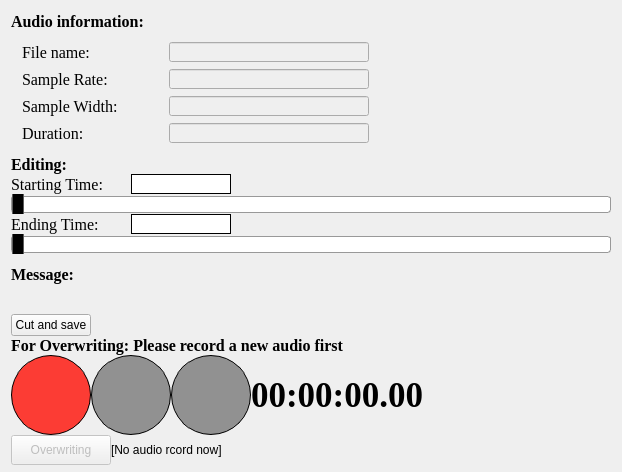
         <widget class="QWidget" name="Editing">
          <property name="maximumSize">
           <size>
            <width>794</width>
            <height>565</height>
           </size>
          </property>
          <attribute name="title">
           <string>Editing</string>
          </attribute>
          <layout class="QVBoxLayout" name="verticalLayout_6">
           <property name="spacing">
            <number>0</number>
           </property>
           <property name="leftMargin">
            <number>11</number>
           </property>
           <property name="topMargin">
            <number>11</number>
           </property>
           <property name="rightMargin">
            <number>11</number>
           </property>
           <property name="bottomMargin">
            <number>7</number>
           </property>
           <item>
            <widget class="QLabel" name="audioInfoTitle">
             <property name="minimumSize">
              <size>
               <width>100</width>
               <height>20</height>
              </size>
             </property>
             <property name="maximumSize">
              <size>
               <width>16777215</width>
               <height>20</height>
              </size>
             </property>
             <property name="font">
              <font>
               <family>Times New Roman</family>
               <pointsize>12</pointsize>
               <weight>75</weight>
               <bold>true</bold>
              </font>
             </property>
             <property name="text">
              <string>Audio information:</string>
             </property>
            </widget>
           </item>
           <item>
            <layout class="QGridLayout" name="gridLayout">
             <property name="leftMargin">
              <number>11</number>
             </property>
             <property name="topMargin">
              <number>11</number>
             </property>
             <property name="rightMargin">
              <number>11</number>
             </property>
             <property name="bottomMargin">
              <number>11</number>
             </property>
             <property name="spacing">
              <number>7</number>
             </property>
             <item row="1" column="0">
              <widget class="QLabel" name="label_8">
               <property name="minimumSize">
                <size>
                 <width>140</width>
                 <height>20</height>
                </size>
               </property>
               <property name="maximumSize">
                <size>
                 <width>140</width>
                 <height>20</height>
                </size>
               </property>
               <property name="font">
                <font>
                 <family>Times New Roman</family>
                 <pointsize>12</pointsize>
                </font>
               </property>
               <property name="text">
                <string>Sample Rate:</string>
               </property>
               <property name="alignment">
                <set>Qt::AlignLeading|Qt::AlignLeft|Qt::AlignVCenter</set>
               </property>
              </widget>
             </item>
             <item row="0" column="0">
              <widget class="QLabel" name="label_9">
               <property name="minimumSize">
                <size>
                 <width>140</width>
                 <height>20</height>
                </size>
               </property>
               <property name="maximumSize">
                <size>
                 <width>140</width>
                 <height>20</height>
                </size>
               </property>
               <property name="font">
                <font>
                 <family>Times New Roman</family>
                 <pointsize>12</pointsize>
                </font>
               </property>
               <property name="text">
                <string>File name:</string>
               </property>
              </widget>
             </item>
             <item row="0" column="2">
              <spacer name="horizontalSpacer_4">
               <property name="orientation">
                <enum>Qt::Horizontal</enum>
               </property>
               <property name="sizeHint" stdset="0">
                <size>
                 <width>40</width>
                 <height>20</height>
                </size>
               </property>
              </spacer>
             </item>
             <item row="2" column="0">
              <widget class="QLabel" name="label_10">
               <property name="minimumSize">
                <size>
                 <width>140</width>
                 <height>20</height>
                </size>
               </property>
               <property name="maximumSize">
                <size>
                 <width>140</width>
                 <height>20</height>
                </size>
               </property>
               <property name="font">
                <font>
                 <family>Times New Roman</family>
                 <pointsize>12</pointsize>
                </font>
               </property>
               <property name="text">
                <string>Sample Width:</string>
               </property>
               <property name="alignment">
                <set>Qt::AlignLeading|Qt::AlignLeft|Qt::AlignVCenter</set>
               </property>
              </widget>
             </item>
             <item row="3" column="0">
              <widget class="QLabel" name="label_11">
               <property name="minimumSize">
                <size>
                 <width>140</width>
                 <height>20</height>
                </size>
               </property>
               <property name="maximumSize">
                <size>
                 <width>140</width>
                 <height>20</height>
                </size>
               </property>
               <property name="font">
                <font>
                 <family>Times New Roman</family>
                 <pointsize>12</pointsize>
                </font>
               </property>
               <property name="text">
                <string>Duration:</string>
               </property>
               <property name="alignment">
                <set>Qt::AlignLeading|Qt::AlignLeft|Qt::AlignVCenter</set>
               </property>
              </widget>
             </item>
             <item row="0" column="1">
              <widget class="QLineEdit" name="editFileName">
               <property name="enabled">
                <bool>false</bool>
               </property>
               <property name="minimumSize">
                <size>
                 <width>200</width>
                 <height>20</height>
                </size>
               </property>
               <property name="maximumSize">
                <size>
                 <width>200</width>
                 <height>20</height>
                </size>
               </property>
              </widget>
             </item>
             <item row="1" column="1">
              <widget class="QLineEdit" name="editSampleRate">
               <property name="enabled">
                <bool>false</bool>
               </property>
               <property name="minimumSize">
                <size>
                 <width>200</width>
                 <height>20</height>
                </size>
               </property>
               <property name="maximumSize">
                <size>
                 <width>200</width>
                 <height>20</height>
                </size>
               </property>
              </widget>
             </item>
             <item row="2" column="1">
              <widget class="QLineEdit" name="editSampleWidth">
               <property name="enabled">
                <bool>false</bool>
               </property>
               <property name="minimumSize">
                <size>
                 <width>200</width>
                 <height>20</height>
                </size>
               </property>
               <property name="maximumSize">
                <size>
                 <width>200</width>
                 <height>20</height>
                </size>
               </property>
              </widget>
             </item>
             <item row="3" column="1">
              <widget class="QLineEdit" name="editDuration">
               <property name="enabled">
                <bool>false</bool>
               </property>
               <property name="minimumSize">
                <size>
                 <width>200</width>
                 <height>20</height>
                </size>
               </property>
               <property name="maximumSize">
                <size>
                 <width>200</width>
                 <height>20</height>
                </size>
               </property>
              </widget>
             </item>
            </layout>
           </item>
           <item>
            <widget class="QLabel" name="editingTitle">
             <property name="minimumSize">
              <size>
               <width>100</width>
               <height>20</height>
              </size>
             </property>
             <property name="maximumSize">
              <size>
               <width>16777215</width>
               <height>20</height>
              </size>
             </property>
             <property name="font">
              <font>
               <family>Times New Roman</family>
               <pointsize>12</pointsize>
               <weight>75</weight>
               <bold>true</bold>
              </font>
             </property>
             <property name="text">
              <string>Editing:</string>
             </property>
            </widget>
           </item>
           <item>
            <layout class="QHBoxLayout" name="horizontalLayout_6">
             <property name="spacing">
              <number>0</number>
             </property>
             <item>
              <widget class="QLabel" name="label_13">
               <property name="minimumSize">
                <size>
                 <width>120</width>
                 <height>20</height>
                </size>
               </property>
               <property name="maximumSize">
                <size>
                 <width>300</width>
                 <height>20</height>
                </size>
               </property>
               <property name="font">
                <font>
                 <family>Times New Roman</family>
                 <pointsize>12</pointsize>
                </font>
               </property>
               <property name="text">
                <string>Starting Time:</string>
               </property>
              </widget>
             </item>
             <item>
              <widget class="QLineEdit" name="editStartingTime">
               <property name="enabled">
                <bool>true</bool>
               </property>
               <property name="minimumSize">
                <size>
                 <width>100</width>
                 <height>20</height>
                </size>
               </property>
               <property name="maximumSize">
                <size>
                 <width>100</width>
                 <height>20</height>
                </size>
               </property>
               <property name="styleSheet">
                <string notr="true">border-radius: 40px;
border: 1px solid black;</string>
               </property>
              </widget>
             </item>
             <item>
              <spacer name="horizontalSpacer_5">
               <property name="orientation">
                <enum>Qt::Horizontal</enum>
               </property>
               <property name="sizeHint" stdset="0">
                <size>
                 <width>20</width>
                 <height>20</height>
                </size>
               </property>
              </spacer>
             </item>
            </layout>
           </item>
           <item>
            <widget class="QSlider" name="editStartingTimeSlider">
             <property name="minimumSize">
              <size>
               <width>600</width>
               <height>20</height>
              </size>
             </property>
             <property name="maximumSize">
              <size>
               <width>600</width>
               <height>20</height>
              </size>
             </property>
             <property name="styleSheet">
              <string notr="true">QSlider::groove:horizontal {
    border: 1px solid #999999;
    height: 15px; 
	background: rgb(255, 255, 255);
	border-radius:3px;
}

QSlider::handle:horizontal {
    background:  rgb(0, 0, 0);
    border: 1px solid #5c5c5c;
    width: 10px;
    margin: -5px 0;
    border-radius: 9px;
}</string>
             </property>
             <property name="maximum">
              <number>999</number>
             </property>
             <property name="pageStep">
              <number>0</number>
             </property>
             <property name="orientation">
              <enum>Qt::Horizontal</enum>
             </property>
            </widget>
           </item>
           <item>
            <layout class="QHBoxLayout" name="horizontalLayout_7">
             <property name="spacing">
              <number>0</number>
             </property>
             <item>
              <widget class="QLabel" name="label_14">
               <property name="minimumSize">
                <size>
                 <width>120</width>
                 <height>20</height>
                </size>
               </property>
               <property name="maximumSize">
                <size>
                 <width>300</width>
                 <height>20</height>
                </size>
               </property>
               <property name="font">
                <font>
                 <family>Times New Roman</family>
                 <pointsize>12</pointsize>
                </font>
               </property>
               <property name="text">
                <string>Ending Time:</string>
               </property>
              </widget>
             </item>
             <item>
              <widget class="QLineEdit" name="editEndingTime">
               <property name="enabled">
                <bool>true</bool>
               </property>
               <property name="minimumSize">
                <size>
                 <width>100</width>
                 <height>20</height>
                </size>
               </property>
               <property name="maximumSize">
                <size>
                 <width>100</width>
                 <height>20</height>
                </size>
               </property>
               <property name="styleSheet">
                <string notr="true">border-radius: 40px;
border: 1px solid black;</string>
               </property>
              </widget>
             </item>
             <item>
              <spacer name="horizontalSpacer_6">
               <property name="orientation">
                <enum>Qt::Horizontal</enum>
               </property>
               <property name="sizeHint" stdset="0">
                <size>
                 <width>40</width>
                 <height>20</height>
                </size>
               </property>
              </spacer>
             </item>
            </layout>
           </item>
           <item>
            <widget class="QSlider" name="editEndingTimeSlider">
             <property name="minimumSize">
              <size>
               <width>600</width>
               <height>20</height>
              </size>
             </property>
             <property name="maximumSize">
              <size>
               <width>600</width>
               <height>20</height>
              </size>
             </property>
             <property name="styleSheet">
              <string notr="true">QSlider::groove:horizontal {
    border: 1px solid #999999;
    height: 15px; 
	background: rgb(255, 255, 255);
	border-radius:3px;
}

QSlider::handle:horizontal {
    background:  rgb(0, 0, 0);
    border: 1px solid #5c5c5c;
    width: 10px;
    margin: -5px 0;
    border-radius: 9px;
}</string>
             </property>
             <property name="maximum">
              <number>999</number>
             </property>
             <property name="pageStep">
              <number>0</number>
             </property>
             <property name="orientation">
              <enum>Qt::Horizontal</enum>
             </property>
            </widget>
           </item>
           <item>
            <widget class="QLabel" name="editingTitle_2">
             <property name="minimumSize">
              <size>
               <width>100</width>
               <height>30</height>
              </size>
             </property>
             <property name="maximumSize">
              <size>
               <width>16777215</width>
               <height>20</height>
              </size>
             </property>
             <property name="font">
              <font>
               <family>Times New Roman</family>
               <pointsize>12</pointsize>
               <weight>75</weight>
               <bold>true</bold>
              </font>
             </property>
             <property name="text">
              <string>Message:</string>
             </property>
            </widget>
           </item>
           <item>
            <widget class="QLabel" name="editingMessage">
             <property name="minimumSize">
              <size>
               <width>400</width>
               <height>30</height>
              </size>
             </property>
             <property name="maximumSize">
              <size>
               <width>16777215</width>
               <height>20</height>
              </size>
             </property>
             <property name="font">
              <font>
               <family>Times New Roman</family>
               <pointsize>12</pointsize>
               <weight>75</weight>
               <bold>true</bold>
              </font>
             </property>
             <property name="text">
              <string/>
             </property>
            </widget>
           </item>
           <item>
            <layout class="QHBoxLayout" name="horizontalLayout_8">
             <item>
              <widget class="QPushButton" name="cutAndSaveBtn">
               <property name="text">
                <string>Cut and save</string>
               </property>
              </widget>
             </item>
             <item>
              <spacer name="horizontalSpacer_7">
               <property name="orientation">
                <enum>Qt::Horizontal</enum>
               </property>
               <property name="sizeHint" stdset="0">
                <size>
                 <width>40</width>
                 <height>20</height>
                </size>
               </property>
              </spacer>
             </item>
            </layout>
           </item>
           <item>
            <widget class="QLabel" name="label_7">
             <property name="font">
              <font>
               <family>Times New Roman</family>
               <pointsize>12</pointsize>
               <weight>75</weight>
               <bold>true</bold>
              </font>
             </property>
             <property name="text">
              <string>For Overwriting: Please record a new audio first</string>
             </property>
            </widget>
           </item>
           <item>
            <layout class="QHBoxLayout" name="horizontalLayout_10">
             <item>
              <widget class="QPushButton" name="editRecordBtn">
               <property name="minimumSize">
                <size>
                 <width>80</width>
                 <height>80</height>
                </size>
               </property>
               <property name="maximumSize">
                <size>
                 <width>80</width>
                 <height>80</height>
                </size>
               </property>
               <property name="styleSheet">
                <string notr="true">QPushButton{
border-radius: 40px;
border: 1px solid black;
background-color: rgba(255, 10, 0,200)
}

QPushButton:hover{
background-color: rgba(255, 10, 0, 100)
}

QPushButton:pressed{
background-color: rgb(255, 10, 0)
}

QPushButton:disabled{
background-color: rgb(145, 145, 145)
}</string>
               </property>
               <property name="text">
                <string/>
               </property>
               <property name="icon">
                <iconset>
                 <normalon>:/icon/tap/recording.png</normalon>
                </iconset>
               </property>
               <property name="iconSize">
                <size>
                 <width>80</width>
                 <height>80</height>
                </size>
               </property>
              </widget>
             </item>
             <item>
              <widget class="QPushButton" name="editPauseRecBtn">
               <property name="enabled">
                <bool>false</bool>
               </property>
               <property name="minimumSize">
                <size>
                 <width>80</width>
                 <height>80</height>
                </size>
               </property>
               <property name="maximumSize">
                <size>
                 <width>80</width>
                 <height>80</height>
                </size>
               </property>
               <property name="styleSheet">
                <string notr="true">QPushButton{
border-radius: 40px;
border: 1px solid black;
background-color: rgba(255, 255, 0,200)
}

QPushButton:hover{
background-color: rgba(255, 255, 0, 100)
}

QPushButton:pressed{
background-color: rgb(255, 255, 0)
}

QPushButton:disabled{
background-color: rgb(145, 145, 145)
}

</string>
               </property>
               <property name="text">
                <string/>
               </property>
               <property name="icon">
                <iconset>
                 <normalon>:/icon/pause.png</normalon>
                </iconset>
               </property>
               <property name="iconSize">
                <size>
                 <width>40</width>
                 <height>40</height>
                </size>
               </property>
              </widget>
             </item>
             <item>
              <widget class="QPushButton" name="editStopRecBtn">
               <property name="enabled">
                <bool>false</bool>
               </property>
               <property name="minimumSize">
                <size>
                 <width>80</width>
                 <height>80</height>
                </size>
               </property>
               <property name="maximumSize">
                <size>
                 <width>80</width>
                 <height>80</height>
                </size>
               </property>
               <property name="styleSheet">
                <string notr="true">QPushButton{
border-radius: 40px;
border: 1px solid black;
background-color: rgba(255, 10, 0,200)
}

QPushButton:hover{
background-color: rgba(255, 10, 0, 100)
}

QPushButton:pressed{
background-color: rgb(255, 10, 0)
}

QPushButton:disabled{
background-color: rgb(145, 145, 145)
}

</string>
               </property>
               <property name="text">
                <string/>
               </property>
               <property name="icon">
                <iconset>
                 <normalon>:/icon/stop.png</normalon>
                </iconset>
               </property>
               <property name="iconSize">
                <size>
                 <width>40</width>
                 <height>40</height>
                </size>
               </property>
              </widget>
             </item>
             <item>
              <widget class="QLabel" name="editRecordTime">
               <property name="font">
                <font>
                 <family>Times New Roman</family>
                 <pointsize>26</pointsize>
                 <weight>75</weight>
                 <bold>true</bold>
                </font>
               </property>
               <property name="text">
                <string>00:00:00.00</string>
               </property>
              </widget>
             </item>
             <item>
              <spacer name="horizontalSpacer_3">
               <property name="orientation">
                <enum>Qt::Horizontal</enum>
               </property>
               <property name="sizeHint" stdset="0">
                <size>
                 <width>40</width>
                 <height>20</height>
                </size>
               </property>
              </spacer>
             </item>
            </layout>
           </item>
           <item>
            <layout class="QHBoxLayout" name="horizontalLayout_9">
             <item>
              <widget class="QPushButton" name="overwriteBtn">
               <property name="enabled">
                <bool>false</bool>
               </property>
               <property name="minimumSize">
                <size>
                 <width>100</width>
                 <height>30</height>
                </size>
               </property>
               <property name="styleSheet">
                <string notr="true">QPushButton:disabled,
button[disabled]{
  border: 1px solid #999999;
  background-color: #cccccc;
  color: #666666;
}</string>
               </property>
               <property name="text">
                <string>Overwriting</string>
               </property>
              </widget>
             </item>
             <item>
              <widget class="QLabel" name="owTips">
               <property name="minimumSize">
                <size>
                 <width>200</width>
                 <height>0</height>
                </size>
               </property>
               <property name="maximumSize">
                <size>
                 <width>200</width>
                 <height>16777215</height>
                </size>
               </property>
               <property name="text">
                <string>[No audio rcord now]</string>
               </property>
              </widget>
             </item>
             <item>
              <spacer name="horizontalSpacer_8">
               <property name="orientation">
                <enum>Qt::Horizontal</enum>
               </property>
               <property name="sizeHint" stdset="0">
                <size>
                 <width>40</width>
                 <height>20</height>
                </size>
               </property>
              </spacer>
             </item>
            </layout>
           </item>
          </layout>
         </widget>
